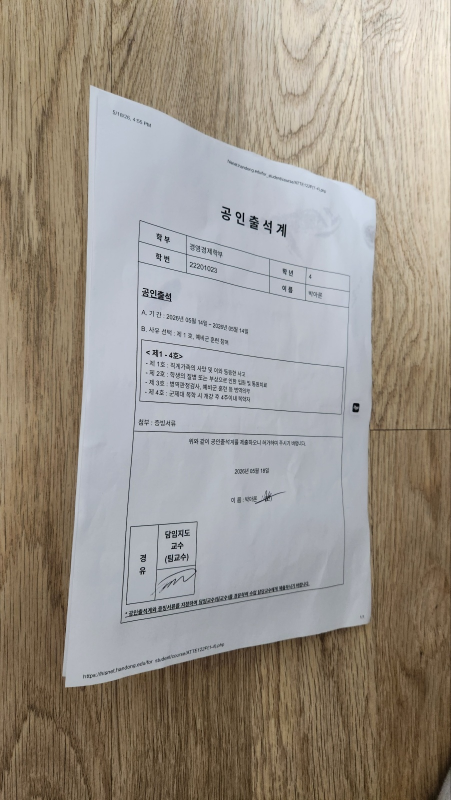
#> input picture input/img2.jpg, 901 x 1600 px (shown at 1/2 size); its folder holds only this picture in this run
$ python assignment_all_in_one.py
#> lines starting #> are read from the running program, lines starting #| are printed output that depends on the picture; after the words box and inside, x2 and y2 are one past the last pixel; in counts of white or black regions, pixels touching at a corner belong together
#> the answer given: input/img2.jpg
import os
import cv2
import numpy as np

points = []
display_img = None
scale = 1.0


def imread_unicode(path):
    """
    한글 경로에서도 이미지가 읽히도록 하는 함수
    """
#> called with path = 'input/input/img2.jpg'
    data = np.fromfile(path, dtype=np.uint8)
    img = cv2.imdecode(data, cv2.IMREAD_COLOR)
#> img is the input picture: shape (1600, 901, 3); mean B, G, R 137.1, 147.1, 154.8
    return img


def imwrite_unicode(path, img):
    """
    한글 경로에서도 이미지가 저장되도록 하는 함수
    """
    ext = os.path.splitext(path)[1]
    result, encoded_img = cv2.imencode(ext, img)

    if result:
        encoded_img.tofile(path)
        return True

    return False


# [146 lines left out: functions mouse_callback, order_points, warp_a4, remove_shadow_gray, remove_shadow_color, make_binary_document, not called in this run]


# ============================
# 경로 설정
# ============================
dir_base = os.path.dirname(os.path.abspath(__file__))
dir_input = os.path.join(dir_base, "input")
dir_output = os.path.join(dir_base, "output")
os.makedirs(dir_output, exist_ok=True)

# 사용할 이미지 선택
img_name = input("사용할 이미지 파일명 입력 예: img1.jpg, img2.jpg, img3.jpg : ").strip()

if img_name == "":
    img_name = "img1.jpg"

img_path = os.path.join(dir_input, img_name)
base_name = os.path.splitext(img_name)[0]

# 이미지별 결과 폴더 생성
save_dir = os.path.join(dir_output, base_name)
os.makedirs(save_dir, exist_ok=True)

print("================================")
print("실행 중인 파일:", __file__)
print("현재 사용하는 이미지:", img_name)
print("전체 이미지 경로:", img_path)
print("결과 저장 폴더:", save_dir)
print("================================")

img = imread_unicode(img_path)

if img is None:
    print("Error: Could not open image")
    print("Check this path:", img_path)
    exit()

# 실제 읽은 원본 저장
imwrite_unicode(os.path.join(save_dir, "00_loaded_input.png"), img)

# ============================
# 1. A4 꼭짓점 직접 선택
# ============================
h, w = img.shape[:2]
#> h = 1600; w = 901

max_width = 900
max_height = 900

scale = min(max_width / w, max_height / h, 1.0)
#> scale = 0.562

display_w = int(w * scale)
#> display_w = 506
display_h = int(h * scale)
#> display_h = 900

display_img = cv2.resize(img, (display_w, display_h))
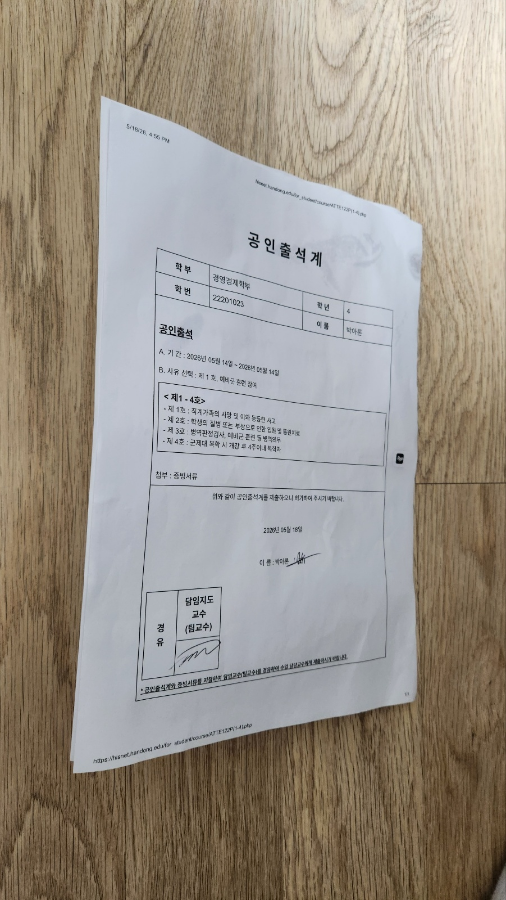
#> display_img: shape (900, 506, 3); mean B, G, R 137, 147, 154.7

cv2.putText(
    display_img,
    img_name,
    (30, 50),
    cv2.FONT_HERSHEY_SIMPLEX,
    1.5,
    (0, 0, 255),
    3
)
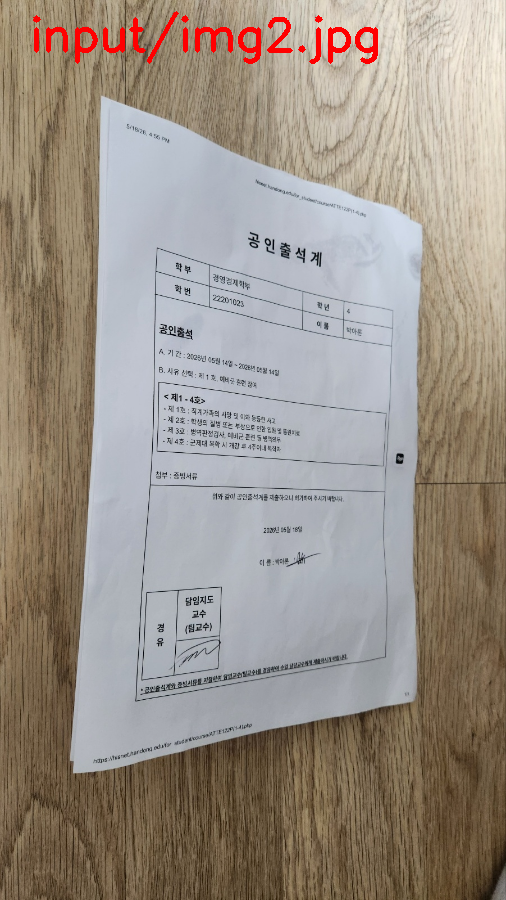
#> display_img: shape (900, 506, 3); 0.91% of pixels changed, all inside (x1, y1, x2, y2) = (33, 11, 378, 64)

print()
print(f"{img_name}의 A4 네 꼭짓점을 클릭하세요.")
print("추천 순서: 왼쪽 위 → 오른쪽 위 → 오른쪽 아래 → 왼쪽 아래")
print("4개 클릭 후 아무 키나 누르면 A4 보정과 그림자 제거가 실행됩니다.")
print()

window_name = f"{img_name} - Select 4 A4 corners"

cv2.imshow(window_name, display_img)
cv2.setMouseCallback(window_name, mouse_callback, window_name)
cv2.waitKey(0)
cv2.destroyAllWindows()

if len(points) != 4:
    print("Error: 꼭짓점 4개를 정확히 클릭해야 합니다.")
    print("현재 클릭한 점 개수:", len(points))
    exit()
#> (the program exits here)

$ run again, on input/img3.jpg
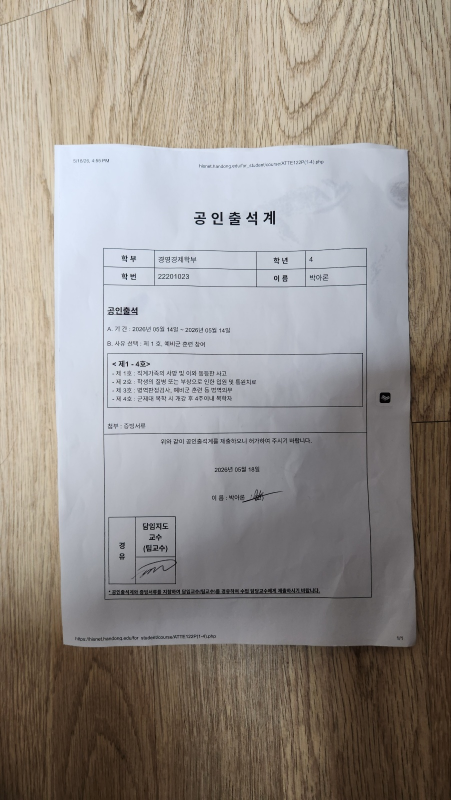
#> input picture input/img3.jpg, 901 x 1600 px (shown at 1/2 size)
#> in imread_unicode, img is the input picture: shape (1600, 901, 3); mean B, G, R 137.1, 142.6, 148.9
#> `display_img = cv2.resize(img, (display_w, display_h))`:
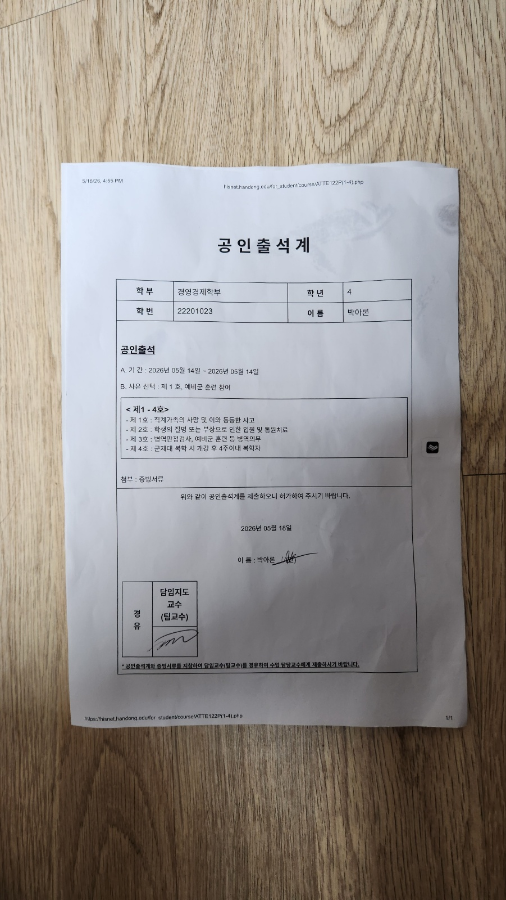
#> display_img: shape (900, 506, 3); mean B, G, R 137, 142.4, 148.7
#> `cv2.putText( display_img, img_name, (30, 50), cv2.FONT_HERSHEY_SIMPLEX..`:
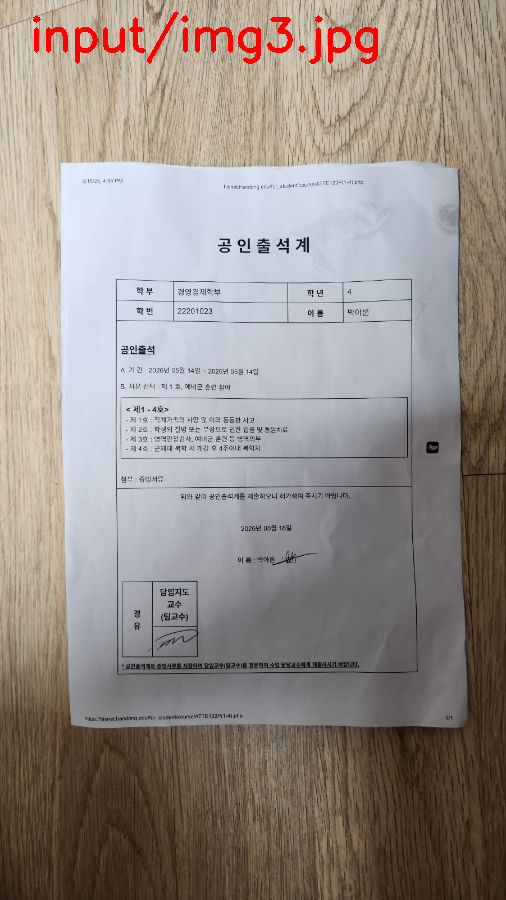
#> display_img: shape (900, 506, 3); 0.91% of pixels changed, all inside (x1, y1, x2, y2) = (33, 11, 378, 64)

$ run again, on input/img1.jpg
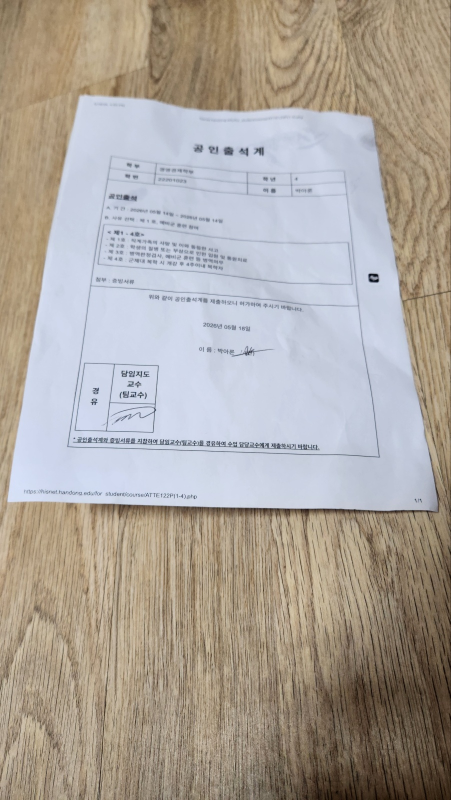
#> input picture input/img1.jpg, 901 x 1600 px (shown at 1/2 size)
#> in imread_unicode, img is the input picture: shape (1600, 901, 3); mean B, G, R 157.7, 165.1, 172.5
#> `display_img = cv2.resize(img, (display_w, display_h))`:
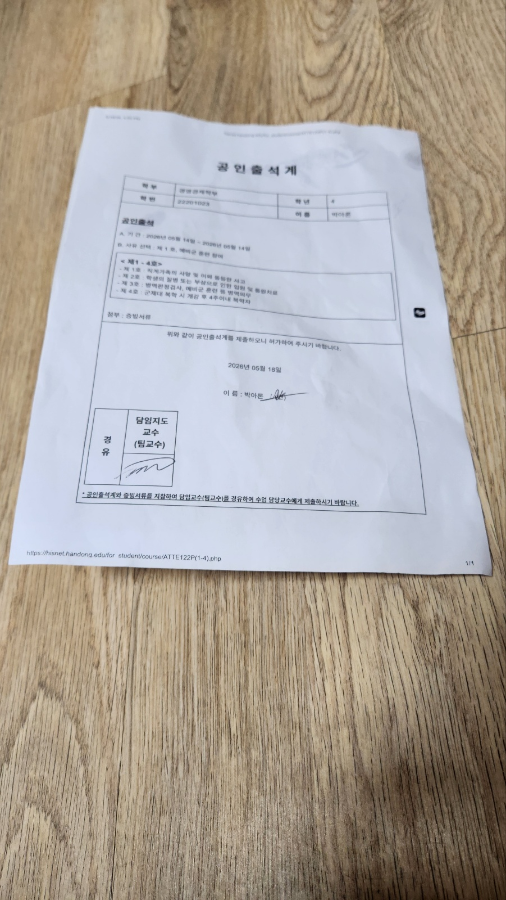
#> display_img: shape (900, 506, 3); mean B, G, R 157.6, 165, 172.4
#> `cv2.putText( display_img, img_name, (30, 50), cv2.FONT_HERSHEY_SIMPLEX..`:
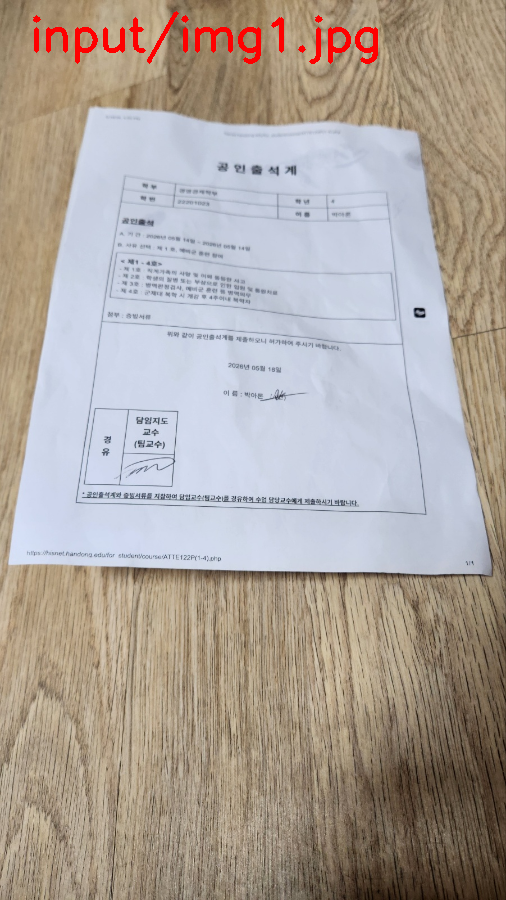
#> display_img: shape (900, 506, 3); 0.87% of pixels changed, all inside (x1, y1, x2, y2) = (33, 11, 378, 64)
